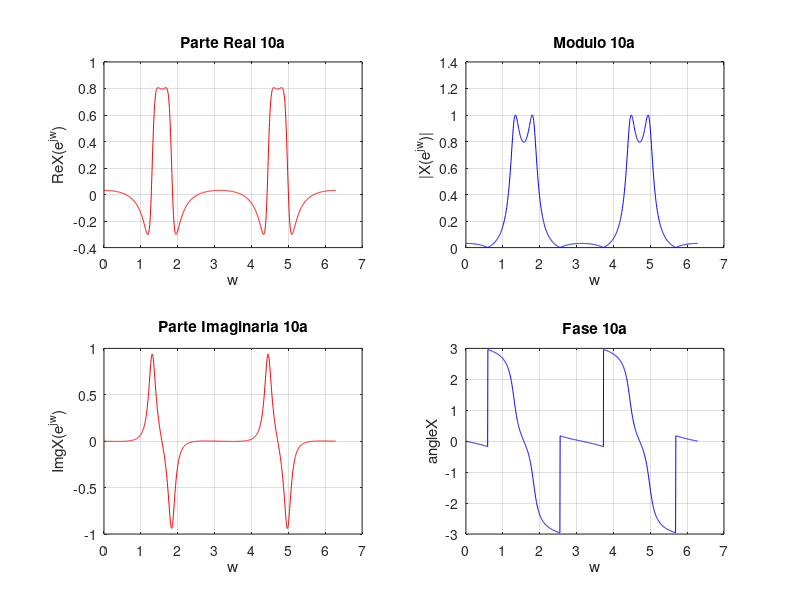
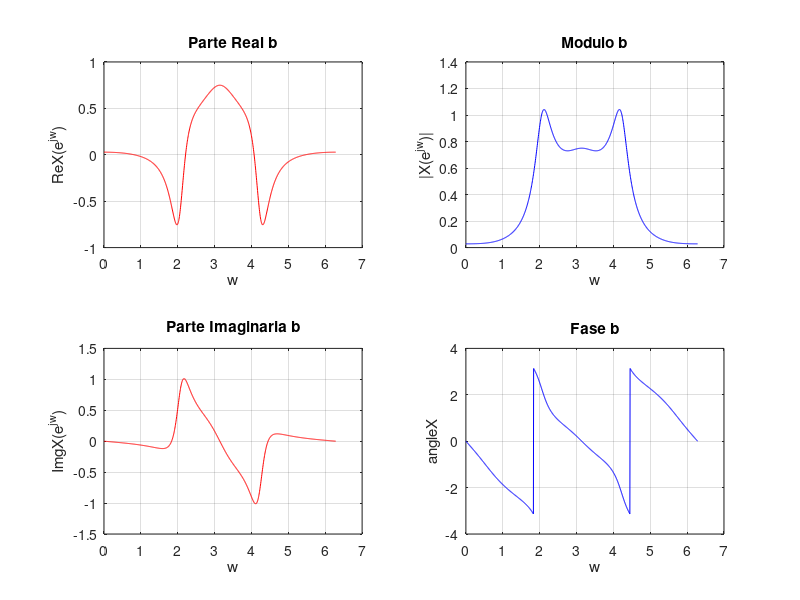

These figures' MATLAB source, in order:
%punto 10 g 2

%% A:
%1) escribo a w
w = linspace(0, 2*pi, 1024);

%2) escribo mi funcion
X = 0.0761 .* (1 - 0.763*exp(-1i*2*w) + exp(-1i*4*w)) ./ (1 + 1.355*exp(-1i*2*w) + 0.6196*exp(-1i*4*w));

%3) calculo la parte real y la imaginaria
X_real = real(X);
X_imag = imag(X);

%4) grafico
figure;

subplot(2,2,1);
    plot(w,X_real,'r');
    title('Parte Real 10a');
    xlabel('w'); ylabel('Re{X(e^j^w)}'); grid on;
    
subplot(2,2,3);
    plot(w,X_imag,'r');
    title('Parte Imaginaria 10a');
    xlabel('w'); ylabel('Img{X(e^j^w)}'); grid on;
    
subplot(2,2,2);
    plot(w,abs(X),'b');
    title('Modulo 10a');
    xlabel('w'); ylabel('|X(e^j^w)|'); grid on;
    
subplot(2,2,4);
    plot(w,angle(X),'b');
    title('Fase 10a');
    xlabel('w'); ylabel('angleX'); grid on;
    
%% b:
%% A:
%2) escribo mi funcion
X = (0.0518 - 0.1553*exp(-i*w)+0.1553*exp(-i*2*w)+0.0518*exp(-i*3*w))./(1+1.2828*exp(-i*w)+1.0388*exp(-i*2*w)+0.3418*exp(-i*3*w));

%3) calculo la parte real y la imaginaria
X_real = real(X);
X_imag = imag(X);

%4) grafico
figure;

subplot(2,2,1);
    plot(w,X_real,'r');
    title('Parte Real b');
    xlabel('w'); ylabel('Re{X(e^j^w)}'); grid on;
    
subplot(2,2,3);
    plot(w,X_imag,'r');
    title('Parte Imaginaria b');
    xlabel('w'); ylabel('Img{X(e^j^w)}'); grid on;
    
subplot(2,2,2);
    plot(w,abs(X),'b');
    title('Modulo b');
    xlabel('w'); ylabel('|X(e^j^w)|'); grid on;
    
subplot(2,2,4);
    plot(w,angle(X),'b');
    title('Fase b');
    xlabel('w'); ylabel('angleX'); grid on;
